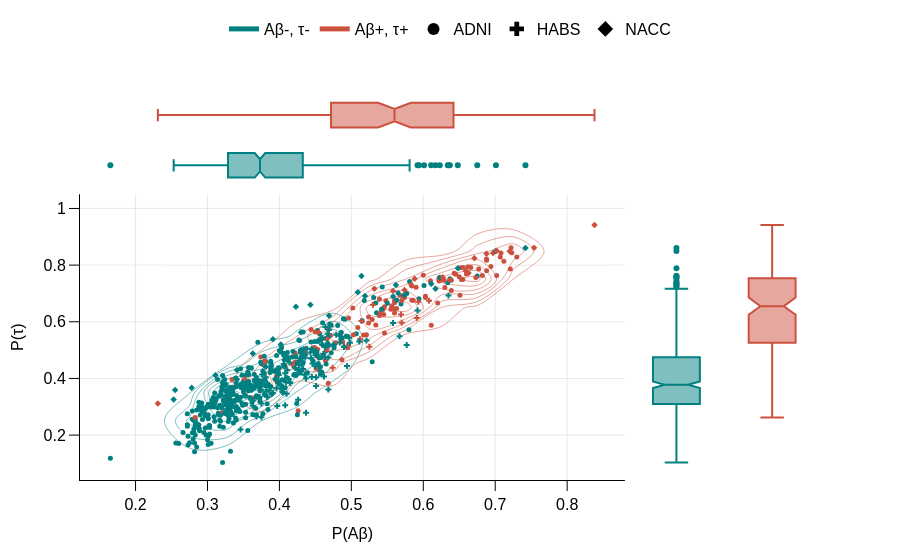

The cell this chart's notebook holds for it:
### Code cell
fontsizes = 16
cohort_markers = {
    'ADNI': 'circle',
    'HABS': 'cross',
    'NACC': 'diamond'
}

color_map = {'Aβ+, τ+': '#CC503E', 'Aβ-, τ-': '#008080'}

fig = px.density_contour(
    df,
    x='amy_label_prob',
    y='tau_label_prob',
    color='Profile',
    marginal_x='box',
    marginal_y='box',
    color_discrete_map=color_map,
    title=''
)

for trace in fig.data:
    if trace.type == 'contour':
        trace.line.width = 1
        trace.showlegend = True  

for i, trace in enumerate(fig.data):
    if trace.type in ['box', 'violin']:
        trace.showlegend = False

fig.add_trace(go.Scatter(
    x=df['amy_label_prob'],
    y=df['tau_label_prob'],
    mode='markers',
    marker=dict(
        size=5,
        color=df['Profile'].map(color_map),
        symbol=df['COHORT'].map(cohort_markers)
    ),
    showlegend=False
))

for cohort, marker in cohort_markers.items():
    fig.add_trace(go.Scatter(
        x=[None], y=[None],
        mode='markers',
        marker=dict(
            size=8,
            color='black',
            symbol=marker
        ),
        name=cohort,
        showlegend=True
    ))

fig.update_layout(
    plot_bgcolor='white',
    paper_bgcolor='white',
    xaxis=dict(
        title='P(Aβ)',
        title_font=dict(size=fontsizes),
        linecolor='black',
        showgrid=True,
        gridcolor='lightgrey',
        gridwidth=0.5,
        ticks='outside',
        tickcolor='black',
        ticklen=10,
        nticks=10
    ),
    yaxis=dict(
        title='P(τ)',
        title_font=dict(size=fontsizes),
        linecolor='black',
        showgrid=True,
        gridcolor='lightgrey',
        gridwidth=0.5,
        ticks='outside',
        tickcolor='black',
        ticklen=10,
        nticks=10
    ),
    legend=dict(
        title_text="",
        yanchor="top",
        y=1.2,
        xanchor="center",
        x=0.5,
        orientation="h",
        itemsizing="constant"
    ),
    font=dict(family="Arial, sans-serif", size=fontsizes, color="black")
)

fig.show()

# Export to PDF
fig_width_inch = 3
fig_height_inch = 1.5
dpi = 300
fig_width_px = fig_width_inch * dpi
fig_height_px = fig_height_inch * dpi
pio.write_image(fig, 'pdf_plots/fig4c.pdf', width=fig_width_px, height=fig_height_px)

### Figure 1 — Plotly figure (JSON) as saved in the notebook; plotly's stock layout.template omitted (floating-point values rounded to 4 significant figures; data arrays with more than 128 entries replaced by an {"elided": "..."} marker saying what was removed)
{"data": [{"contours": {"coloring": "none"}, "hovertemplate": "Profile=Aβ-, τ-<br>amy_label_prob=%{x}<br>tau_label_prob=%{y}<br>count=%{z}<extra></extra>", "legendgroup": "Aβ-, τ-", "line": {"color": "#008080"}, "name": "Aβ-, τ-", "showlegend": true, "type": "histogram2dcontour", "x": {"elided": "500 float values"}, "xaxis": "x", "xbingroup": "x", "y": {"elided": "500 float values"}, "yaxis": "y", "ybingroup": "y"}, {"alignmentgroup": "True", "hovertemplate": "Profile=Aβ-, τ-<br>amy_label_prob=%{x}<extra></extra>", "legendgroup": "Aβ-, τ-", "line": {"color": "#008080"}, "marker": {"color": "#008080"}, "name": "Aβ-, τ-", "notched": true, "offsetgroup": "Aβ-, τ-", "showlegend": false, "type": "box", "x": {"elided": "500 float values"}, "xaxis": "x3", "yaxis": "y3"}, {"alignmentgroup": "True", "hovertemplate": "Profile=Aβ-, τ-<br>tau_label_prob=%{y}<extra></extra>", "legendgroup": "Aβ-, τ-", "line": {"color": "#008080"}, "marker": {"color": "#008080"}, "name": "Aβ-, τ-", "notched": true, "offsetgroup": "Aβ-, τ-", "showlegend": false, "type": "box", "xaxis": "x2", "y": {"elided": "500 float values"}, "yaxis": "y2"}, {"contours": {"coloring": "none"}, "hovertemplate": "Profile=Aβ+, τ+<br>amy_label_prob=%{x}<br>tau_label_prob=%{y}<br>count=%{z}<extra></extra>", "legendgroup": "Aβ+, τ+", "line": {"color": "#CC503E"}, "name": "Aβ+, τ+", "showlegend": true, "type": "histogram2dcontour", "x": {"elided": "139 float values"}, "xaxis": "x", "xbingroup": "x", "y": {"elided": "139 float values"}, "yaxis": "y", "ybingroup": "y"}, {"alignmentgroup": "True", "hovertemplate": "Profile=Aβ+, τ+<br>amy_label_prob=%{x}<extra></extra>", "legendgroup": "Aβ+, τ+", "line": {"color": "#CC503E"}, "marker": {"color": "#CC503E"}, "name": "Aβ+, τ+", "notched": true, "offsetgroup": "Aβ+, τ+", "showlegend": false, "type": "box", "x": {"elided": "139 float values"}, "xaxis": "x3", "yaxis": "y3"}, {"alignmentgroup": "True", "hovertemplate": "Profile=Aβ+, τ+<br>tau_label_prob=%{y}<extra></extra>", "legendgroup": "Aβ+, τ+", "line": {"color": "#CC503E"}, "marker": {"color": "#CC503E"}, "name": "Aβ+, τ+", "notched": true, "offsetgroup": "Aβ+, τ+", "showlegend": false, "type": "box", "xaxis": "x2", "y": {"elided": "139 float values"}, "yaxis": "y2"}, {"marker": {"color": {"elided": "639 str values"}, "size": 5, "symbol": {"elided": "639 str values"}}, "mode": "markers", "showlegend": false, "type": "scatter", "x": {"elided": "639 float values"}, "y": {"elided": "639 float values"}}, {"marker": {"color": "black", "size": 8, "symbol": "circle"}, "mode": "markers", "name": "ADNI", "showlegend": true, "type": "scatter", "x": [null], "y": [null]}, {"marker": {"color": "black", "size": 8, "symbol": "cross"}, "mode": "markers", "name": "HABS", "showlegend": true, "type": "scatter", "x": [null], "y": [null]}, {"marker": {"color": "black", "size": 8, "symbol": "diamond"}, "mode": "markers", "name": "NACC", "showlegend": true, "type": "scatter", "x": [null], "y": [null]}], "layout": {"font": {"color": "black", "family": "Arial, sans-serif", "size": 16}, "legend": {"itemsizing": "constant", "orientation": "h", "title": {"text": ""}, "tracegroupgap": 0, "x": 0.5, "xanchor": "center", "y": 1.2, "yanchor": "top"}, "margin": {"t": 60}, "paper_bgcolor": "white", "plot_bgcolor": "white", "xaxis": {"anchor": "y", "domain": [0, 0.7363], "gridcolor": "lightgrey", "gridwidth": 0.5, "linecolor": "black", "nticks": 10, "showgrid": true, "tickcolor": "black", "ticklen": 10, "ticks": "outside", "title": {"font": {"size": 16}, "text": "P(Aβ)"}}, "xaxis2": {"anchor": "y2", "domain": [0.7413, 1], "matches": "x2", "showgrid": false, "showline": false, "showticklabels": false, "ticks": ""}, "xaxis3": {"anchor": "y3", "domain": [0, 0.7363], "matches": "x", "showgrid": true, "showticklabels": false}, "xaxis4": {"anchor": "y4", "domain": [0.7413, 1], "matches": "x2", "showgrid": false, "showline": false, "showticklabels": false, "ticks": ""}, "yaxis": {"anchor": "x", "domain": [0, 0.7326], "gridcolor": "lightgrey", "gridwidth": 0.5, "linecolor": "black", "nticks": 10, "showgrid": true, "tickcolor": "black", "ticklen": 10, "ticks": "outside", "title": {"font": {"size": 16}, "text": "P(τ)"}}, "yaxis2": {"anchor": "x2", "domain": [0, 0.7326], "matches": "y", "showgrid": true, "showticklabels": false}, "yaxis3": {"anchor": "x3", "domain": [0.7426, 1], "matches": "y3", "showgrid": false, "showline": false, "showticklabels": false, "ticks": ""}, "yaxis4": {"anchor": "x4", "domain": [0.7426, 1], "matches": "y3", "showgrid": true, "showline": false, "showticklabels": false, "ticks": ""}}}
